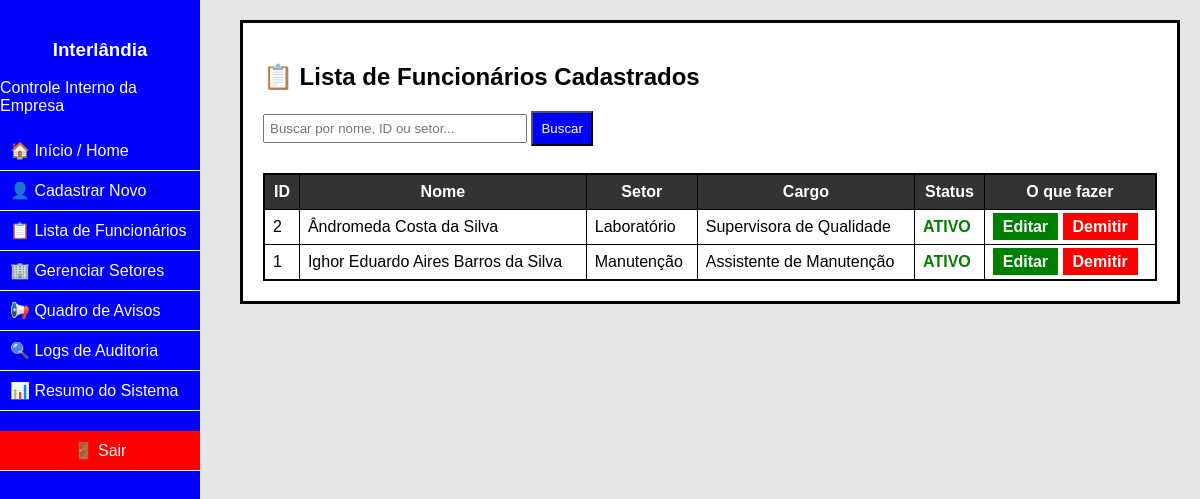
Page /listar (signed in) on the earlier database version.
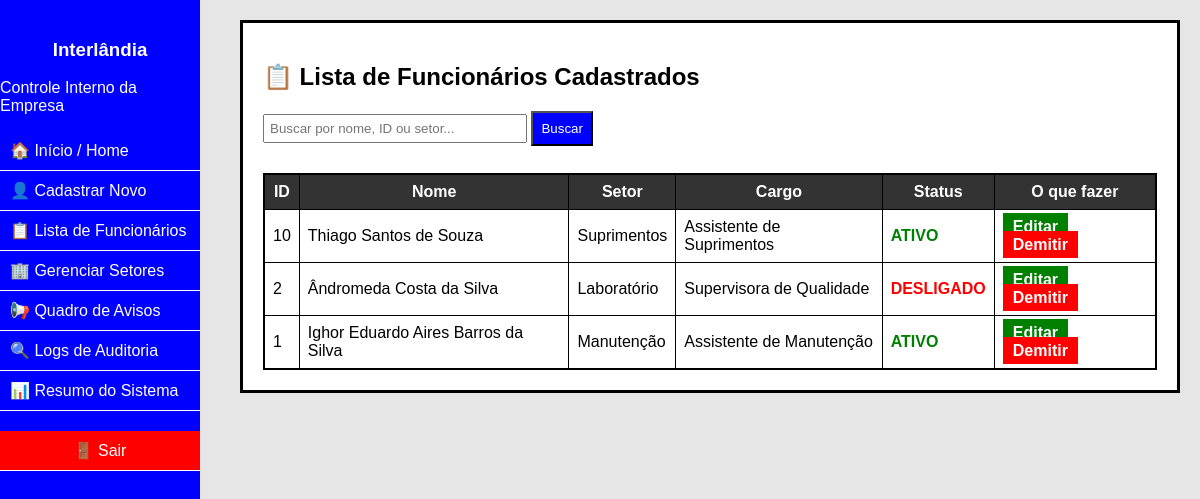
Same page on the later database version.
### tables this page shows
CREATE TABLE funcionarios (
        id INTEGER PRIMARY KEY AUTOINCREMENT,
        nome TEXT,
        contato TEXT,
        setor TEXT,
        email TEXT,
        cargo TEXT,
        salario REAL,
        status TEXT DEFAULT 'ATIVO',
        data_admissao TEXT
    );

### main.py (the view)
@app.route("/listar")
def listar():
    if "user" not in session: return redirect("/")
    busca = request.args.get("busca", "")
    co = sqlite3.connect("rh.db")
    cu = co.cursor()
    if busca != "":
        cu.execute("SELECT * FROM funcionarios WHERE nome LIKE ? OR id = ? OR setor LIKE ? ORDER BY id DESC", (f"%{busca}%", busca, f"%{busca}%"))
    else:
        cu.execute("SELECT * FROM funcionarios ORDER BY id DESC")
    funcs = cu.fetchall()
    co.close()
    return render_template("listar.html", funcionarios=funcs)

### templates/listar.html
{% extends 'base.html' %}
{% block conteudo %}
<h2>📋 Lista de Funcionários Cadastrados</h2>
<div style="margin-bottom: 20px;">
    <form action="/listar" method="GET">
        <input type="text" name="busca" placeholder="Buscar por nome, ID ou setor..." style="width: 250px; padding: 5px;">
        <button type="submit">Buscar</button>
    </form>
</div>
<table>
    <thead>
        <tr>
            <th>ID</th>
            <th>Nome</th>
            <th>Setor</th>
            <th>Cargo</th>
            <th>Status</th>
            <th>O que fazer</th>
        </tr>
    </thead>
    <tbody>
        {% for f in funcionarios %}
        <tr>
            <td>{{ f[0] }}</td>
            <td>{{ f[1] }}</td>
            <td>{{ f[3] }}</td>
            <td>{{ f[5] }}</td>
            <td>
                <span style="font-weight: bold; color: {% if f[7] == 'ATIVO' %}green{% else %}red{% endif %};">
                    {{ f[7] }}
                </span>
            </td>
            <td>
                <a href="/editar/{{ f[0] }}" class="btn btn-edit">Editar</a>
                <a href="/desligar/{{ f[0] }}" class="btn btn-del">Demitir</a>
            </td>
        </tr>
        {% endfor %}
    </tbody>
</table>
{% endblock %}

Differences in the rows shown:
added funcionarios: id "10", nome "Thiago Santos de Souza", setor "Suprimentos", cargo "Assistente de Suprimentos", status "ATIVO"
changed funcionarios "Ândromeda Costa da Silva": status "ATIVO" → "DESLIGADO"
